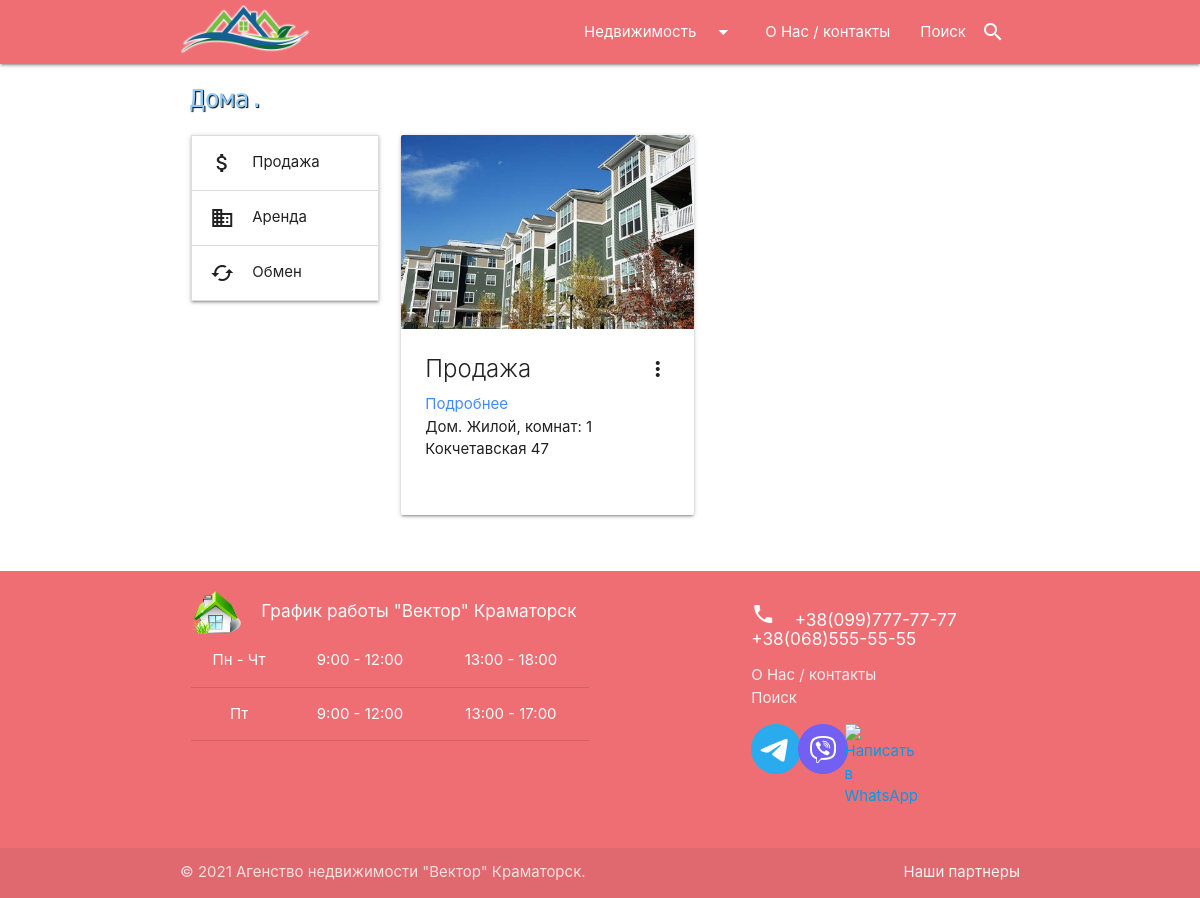
/houses/, run on an earlier commit of the app's database.
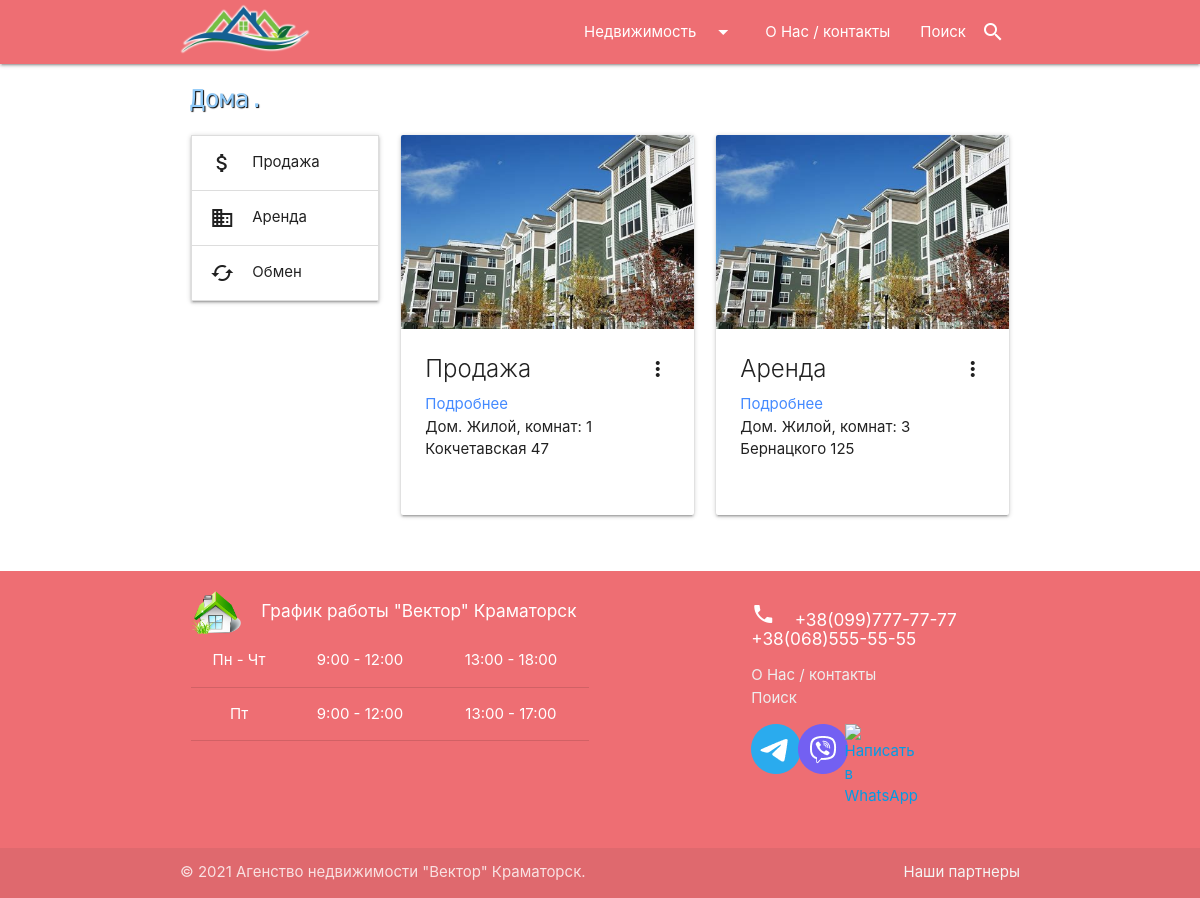
And on a later commit of the database.
### agency/models.py (models this page shows, shortened)
class House(models.Model):
    PLASTIC = 'Пластик'
    WOOD = 'Дерево'
    WINDOW_CHOICE = [(PLASTIC, 'Пластик'), (WOOD, 'Дерево')]
    BASIC_REPAIR = 'Базовый ремонт'
    FULL_REPAIR = 'Полный ремонт'
    NO_REPAIR = 'Требуется ремонт'
    HOUSE_CONDITION = [(BASIC_REPAIR, 'Базовый ремонт'), (FULL_REPAIR, 'Полный ремонт'), (NO_REPAIR, 'Требуется ремонт')]
    RESIDENTIAL = 'Жилой'
    NOT_RESIDENTIAL = 'Не жилой'
    RESIDENTIAL_CONDITION = [(RESIDENTIAL, 'Жилой'), (NOT_RESIDENTIAL, 'Не жилой')]
    slug_title = 'House'
    created_at = models.DateTimeField(auto_now_add=True, verbose_name='Создано')
    updated_at = models.DateTimeField(auto_now=True, verbose_name='Обновлено')
    proposal_type = models.CharField(max_length=8, choices=_PROP_CHOICES, default=_SALE, verbose_name='Тип предложения')
    price = models.FloatField(verbose_name='Цена $')
    number_of_rooms = models.PositiveSmallIntegerField(
        default=1, validators=[MinValueValidator(1), MaxValueValidator(10)], verbose_name='Кол-во комнат'
    )
    total_floors_number = models.PositiveSmallIntegerField(
        default=1, validators=[MinValueValidator(1), MaxValueValidator(25)], verbose_name='Всего этажей'
    )
    window_type = models.CharField(max_length=25, choices=WINDOW_CHOICE, default=PLASTIC, verbose_name='Окна')
    house_condition = models.CharField(
        max_length=20, choices=HOUSE_CONDITION, default=FULL_REPAIR, verbose_name='Ремонт'
    )
    resident_condition = models.CharField(
        max_length=8, choices=RESIDENTIAL_CONDITION, default=RESIDENTIAL, verbose_name='Состояние'
    )
    total_area = models.FloatField(
        default=10.0, validators=[MinValueValidator(10.0), MaxValueValidator(400.0)], verbose_name='Общая площадь кв.м'
    )
    garden_plot_size = models.FloatField(verbose_name='Размер садового участка сот.')
    basement = models.BooleanField(default=True, verbose_name='Подвал?')
    household_buildings = models.BooleanField(default=True, verbose_name='Хоз. постройки?')
    draw_well = models.BooleanField(default=True, verbose_name='Колодец?')
    address = models.CharField(max_length=65, verbose_name='Адрес')
    description = models.TextField(blank=True, max_length=400, verbose_name='Описание')
    settlement = models.ForeignKey(Settlement, on_delete=models.PROTECT, null=True, verbose_name='Поселок')
    realtors = models.ManyToManyField(Realtor, blank=True, verbose_name='Риелтор')
    def get_absolute_url(self):
        return reverse('house', kwargs={"pk": self.pk})
    class Meta:
        verbose_name = 'Дом'
        verbose_name_plural = 'Дома'
        ordering = ['created_at']

class HouseGallery(models.Model):
    house = models.ForeignKey(House, on_delete=models.CASCADE, related_name='images')
    image = models.ImageField(upload_to="houses/")

### agency/views.py (the view)
# urls.py: path('houses/', HousesView.as_view(), name='houses'),
class HousesView(ListView):
    model = House
    template_name = 'agency/houses.html'
    context_object_name = 'houses'
    paginate_by = 6
    def get_context_data(self, *, object_list=None, **kwargs):
        context = super().get_context_data(**kwargs)
        context['title'] = "Дома."
        return context
    def get_queryset(self):
        return House.objects.all()

### agency/templatetags/houses_tags.py (called while the page is built)
@register.inclusion_tag('agency/list_settlements.html')
def show_settlements():
    settlementsBySale = Settlement.objects.filter(house__proposal_type__contains='sale').annotate(
        cnt=Count('house')).filter(cnt__gt=0)
    settlementsByRental = Settlement.objects.filter(house__proposal_type__contains='rental').annotate(
        cnt=Count('house')).filter(cnt__gt=0)
    settlementsByExchange = Settlement.objects.filter(house__proposal_type__contains='exchange').annotate(
        cnt=Count('house')).filter(cnt__gt=0)
    return {
        "settlementsSale":settlementsBySale,
        "settlementsRental": settlementsByRental,
        "settlementsExchange": settlementsByExchange,
    }

### agency/templates/agency/houses.html (shortened to what this page needs)
{% extends 'index.html' %}
{% block content %}
<div class="container">
    <h5 class="pageTitle">{{ title }}</h5>
    <div class="row">
        <div class="col s12 m12 l3">
            {% include 'inc/_houses_sidebar.html' %}
        </div>
        <div class="col s12 m12 l9">
            <div class="row">
                {% for item in houses %}
                <div class="col s12 m6 l6 xl4">
                    <div class="card sticky-action hoverable card_flat">
                        <div class="card-image waves-effect waves-block waves-light">
                            <img class="activator" src="{{ item.images.first.image.url }}">
                        </div>
                        <div class="card-content">
                            <span class="card-title activator grey-text text-darken-4">
                                {% if item.proposal_type == 'sale' %}
                                    Продажа
                                {% elif item.proposal_type == 'rental' %}
                                    Аренда
                                {% elif item.proposal_type == 'exchange' %}
                                    Обмен
                                {% else %}
                                    unknown
                                {% endif %}
                                <i class="material-icons right">more_vert</i>
                            </span>
                            <a href="{{ item.get_absolute_url }}" style="color: #448aff;">Подробнее</a>
                            <p>Дом. {{ item.resident_condition }}, комнат: {{ item.number_of_rooms }}</p>
                            <p>{{ item.address }}</p>
                        </div>
                    </div>
                </div>
                {% endfor %}
            </div>
            <div class="col s12 paginator" style="display: flex; justify-content: center;">
            </div>
        </div>
    </div>
</div>
{% endblock %}

### templates/index.html (shortened to what this page needs)
<!DOCTYPE html>
{% load static %}
<html lang="en">
<head>
    <link rel="stylesheet" href="{% static 'css/main.css' %}">
    <link rel="stylesheet" href="https://cdnjs.cloudflare.com/ajax/libs/materialize/1.0.0/css/materialize.min.css">
    <link rel="stylesheet" href="https://cdnjs.cloudflare.com/ajax/libs/fancybox/3.5.7/jquery.fancybox.min.css" />
    <link rel="stylesheet" href="https://code.jquery.com/ui/1.12.1/themes/base/jquery-ui.min.css">
    <link rel="stylesheet" href="{% static 'css/jquery-ui.theme.min.css' %}">
</head>
<body>
{% include 'inc/_nav.html' %}
<main>
    {% block content %}CONTENT{% endblock %}
</main>
{% include 'inc/_footer.html' %}
</body>
</html>

### templates/inc/_nav.html (shortened to what this page needs)
<header>
    <nav class="sidenav-trigger">
        <div class="nav-wrapper">
            <div class="container">
                <a href="{% url 'home' %}" class="brand-logo"><img style="width: 130px; margin-top: 4px;" src="/media/logos/logo3.png"></a>
                <ul id="nav-mobile" class="right hide-on-med-and-down">
                    <li><a class="dropdown-trigger" href="#!" data-target="dropdown1">Недвижимость<i class="material-icons right">arrow_drop_down</i></a></li>
                    <li><a href="{% url 'about' %}">О Нас / контакты</a></li>
                    <li><a href="{% url 'find' %}"><i class="material-icons right">search</i>Поиск</a></li>
                </ul>
            </div>
        </div>
    </nav>
</header>

### templates/inc/_houses_sidebar.html
{% load houses_tags %}
{% show_settlements %}

### agency/templates/agency/list_settlements.html (shortened to what this page needs)
<ul class="collapsible">
    <li id="sale" class="_sidebar">
      <div class="collapsible-header"><i class="material-icons">attach_money</i>Продажа</div>
    </li>
    <li id="rental" class="_sidebar">
      <div class="collapsible-header"><i class="material-icons">business</i>Аренда</div>
    </li>
    <li id="exchange" class="_sidebar">
      <div class="collapsible-header"><i class="material-icons">cached</i>Обмен</div>
    </li>
</ul>

### templates/inc/_footer.html
<footer class="page-footer">
    <div class="container">
        <div class="row">
            <div class="col l6 s12">
                <div class="row">
                    <div class="col s2">
                        <a href="{% url 'home' %}"><img class="footerLogo" src="/media/logos/logo1.png" alt="footer_logo"></a>
                    </div>
                    <div class="col s10">
                        <h6 class="white-text">График работы "Вектор" Краматорск</h6>
                    </div>
                    <div class="col s12">
                        <table class="centered">
                            <tr>
                                <td>Пн - Чт</td>
                                <td>9:00 - 12:00</td>
                                <td>13:00 - 18:00</td>
                            </tr>
                            <tr>
                                <td>Пт</td>
                                <td>9:00 - 12:00</td>
                                <td>13:00 - 17:00</td>
                            </tr>
                        </table>
                    </div>
                </div>
            </div>
            <div class="col l4 offset-l2 s12">
                <h6 class="white-text">
                    <i class="material-icons">phone</i>&nbsp;&nbsp;&nbsp;
                    +38(099)777-77-77 &nbsp;&nbsp;&nbsp;&nbsp;&nbsp; +38(068)555-55-55
                </h6>
                <ul>
                    <li><a class="grey-text text-lighten-3" href="{% url 'about' %}">О Нас / контакты</a></li>
                    <li><a class="grey-text text-lighten-3" href="{% url 'find' %}">Поиск</a></li>
                </ul>
                <div class="row">
                    <div class="col s2">
                        <a title="Telegram" href="#" target="_blank"><img src="/media/logos/Telegram.png" alt="Написать в Telegram" /></a>
                    </div>
                    <div class="col s2">
                        <a title="Viber" href="#" target="_blank"><img src="/media/logos/Viber.png" alt="Написать в Viber" /></a>
                    </div>
                    <div class="col s2">
                        <a title="WhatsApp" href="#" target="_blank"><img src="/media/logos/WhatsApp.png" alt="Написать в WhatsApp" /></a>
                    </div>
                </div>
            </div>
        </div>
    </div>
    <div class="footer-copyright">
        <div class="container">
            © 2021 Агенство недвижимости "Вектор" Краматорск.
            <a class="grey-text text-lighten-4 right" href="#!">Наши партнеры</a>
        </div>
    </div>
</footer>

### rental/static/css/main.css (style rules this page uses)
body { display: flex; min-height: 100vh; flex-direction: column; }
main { flex: 1 0 auto; }
.footerLogo { display: block; margin-left: auto; margin-right: auto; width: 50px; transition: 1s; }
.pageTitle { font-family: 'Rubik Mono One', sans-serif; color: #90caf9; text-shadow: 1px 1px 1px black; margin-left: 5px; padding: 5px; }
@media screen and (min-width: 993px) { .card_flat { height: 380px; } }

What changed in the data, as far as the page shows it:
added House: images.first.image (picture), proposal_type "Аренда", resident_condition "Жилой", number_of_rooms "3", address "Бернацкого 125"
